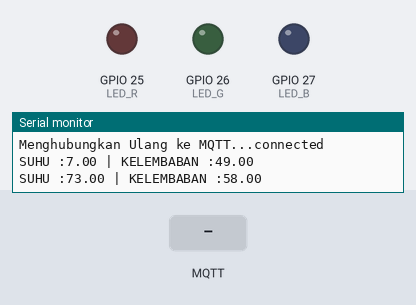
A sketch run on a simulated ESP32. On the bench: output pins drawn as LEDs (lit = HIGH), the last lines printed to the serial monitor. Inputs (shaded band) come from the test bench. WiFi joins after 1.5 s; servers stay silent unless stated; random numbers use the default seed unless the sketch sets one; no MQTT or app messages arrive unless stated.

Above: at 2.7 s.
2.8 s: MQTT message "on" arrives on the first subscribed topic
At 3.1 s:
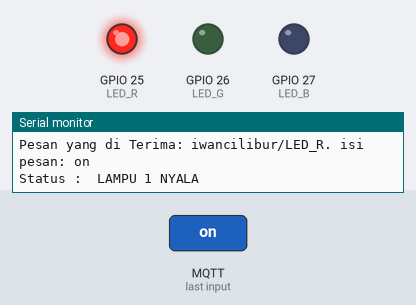
4.3 s: MQTT message "on" arrives on the second subscribed topic
At 5.5 s:
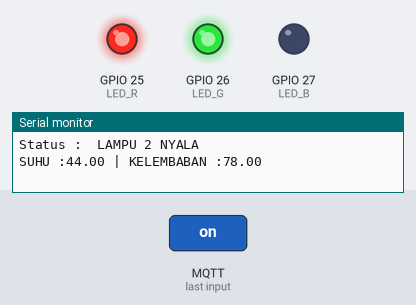
5.8 s: MQTT message "off" arrives on the first subscribed topic
At 6.6 s:
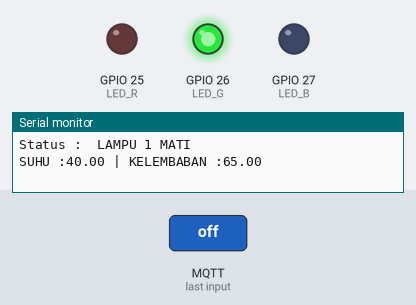
7.3 s: MQTT message "on" arrives on the third subscribed topic
At 7.8 s:
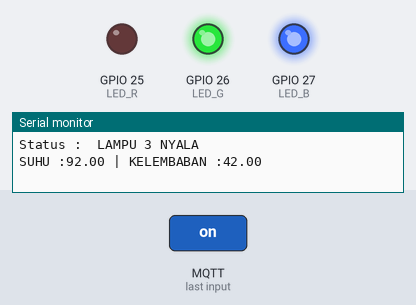
8.8 s: MQTT message "off" arrives on the second subscribed topic
At 10.0 s:
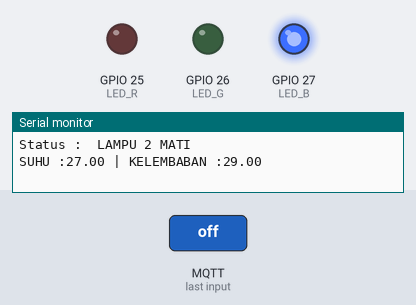
10.3 s: MQTT message "on" arrives on the first subscribed topic
At 11.2 s:
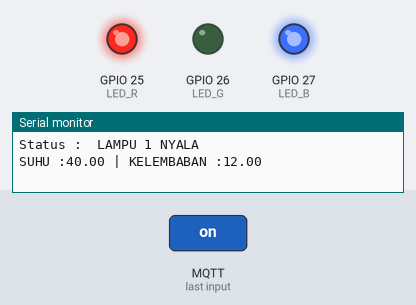
Timing chart, 0 to 12.8 s (numbered marks = the images above; inputs shaded):
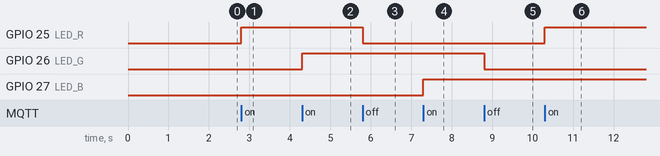

The sketch:

ESP32_PUB_and_SUB.ino
```cpp
#include <WiFi.h>
#include <PubSubClient.h>
#include <DHT.h>

//KONFIGURASI SSID & PASSWORD DAN SETTING SERVER MQTT BROKER
const char* ssid          = "delameta";
const char* password      = "bilano1407";
//const char* mqtt_server   = "iwancilibur.ip-dynamic.com"; // MQTT Broker pubic (iwancilibur.ip-dynamic.com)
const char* mqtt_server   = "broker.hivemq.com"; // MQTT Broker pubic (iwancilibur.ip-dynamic.com)
      char* clientid      = "iwanciliburDevice02";

//INISIALISASI PIN
int LED_R=25;
int LED_G=26;
int LED_B=27;

#define DHTTYPE DHT11
#define DHTPIN  2
DHT dht(DHTPIN, DHTTYPE);

WiFiClient espClient;
PubSubClient client(espClient);

int waktu_sebelumnya = 0;

void setup() {
  Serial.begin(115200);
  setup_wifi();
  dht.begin();
  pinMode(LED_R, OUTPUT);     // Initialize the LED pin as an output
  pinMode(LED_G, OUTPUT);
  pinMode(LED_B, OUTPUT);
  client.setServer(mqtt_server, 1883);
  client.setCallback(callback);
}


void callback(char *Topic, byte *message, unsigned int length)
{
  Serial.print("Pesan yang di Terima: ");
  Serial.print(Topic);
  Serial.print(". isi pesan: ");

  String messageTemp;
  for (int i = 0; i < length; i++) {
    Serial.print((char)message[i]);
    messageTemp += (char)message[i];
  }
  Serial.println();

  //Jika topic "iwancilibur/LED_R" menerima pesan "on" maka Relay HIGH (Menyala), jika "off" maka Relay LOW (Mati)
  if (String(Topic) == "iwancilibur/LED_R") {
    Serial.print("Status :  ");
    if(messageTemp =="on"){
      digitalWrite(LED_R, HIGH);
      Serial.println("LAMPU 1 NYALA");
    }else if(messageTemp =="off"){
      digitalWrite(LED_R, LOW);
      Serial.println("LAMPU 1 MATI");
  }
  }

  //Jika topic "iwancilibur/LED_G" menerima pesan "on" maka Relay HIGH (Menyala), jika "off" maka Relay LOW (Mati)
  if (String(Topic) == "iwancilibur/LED_G") {
    Serial.print("Status :  ");
    if(messageTemp =="on"){
      digitalWrite(LED_G, HIGH);
      Serial.println("LAMPU 2 NYALA");
    }else if(messageTemp =="off"){
      digitalWrite(LED_G, LOW);
      Serial.println("LAMPU 2 MATI");
  }
  }

  //Jika topic "iwancilibur/LED_B" menerima pesan "on" maka Relay HIGH (Menyala), jika "off" maka Relay LOW (Mati)
  if (String(Topic) == "iwancilibur/LED_B") {
    Serial.print("Status :  ");
    if(messageTemp =="on"){
      digitalWrite(LED_B, HIGH);
      Serial.println("LAMPU 3 NYALA");
    }else if(messageTemp =="off"){
      digitalWrite(LED_B, LOW);
      Serial.println("LAMPU 3 MATI");
  }
  }
}

void loop() {

  if (!client.connected()) {
    reconnect();
  }
    client.loop();
    //delay(100);

    unsigned long waktu_sekarang = millis();
    if(waktu_sekarang - waktu_sebelumnya >= 1000){
        waktu_sebelumnya = waktu_sekarang;
    //BACA DATA
    //float dataSUHU = dht.readTemperature();
    //float dataKELEMBABAN = dht.readHumidity();
    float dataSUHU = random(0,100);
    float dataKELEMBABAN = random(0,100);

    //POST TO SERIAL
    Serial.print("SUHU :");Serial.print(dataSUHU);
    Serial.print(" | KELEMBABAN :");Serial.print(dataKELEMBABAN);
    Serial.println(); //UNTUK ENTER

    //POST TO MQTT
    client.publish("iwancilibur/suhu", String(dataSUHU).c_str()); //Nama Topic harus Unix (tidak boleh sama)
    client.publish("iwancilibur/kelembaban", String(dataKELEMBABAN).c_str());//Nama Topic harus Unix (tidak boleh sama)
    }

}


void setup_wifi() {

  delay(10);
  // We start by connecting to a WiFi network
  Serial.println();
  Serial.print("Connecting to ");
  Serial.println(ssid);

  WiFi.begin(ssid, password);

  while (WiFi.status() != WL_CONNECTED) {
    delay(500);
    Serial.print(".");
  }

  Serial.println("");
  Serial.println("WiFi connected");
  Serial.println("IP address: ");
  Serial.println(WiFi.localIP());
}

void reconnect() {
  // Loop until we're reconnected
  while (!client.connected()) {
    Serial.print("Menghubungkan Ulang ke MQTT...");
    // AtsuhuPublisht to connect
    if (client.connect(clientid)) {
      Serial.println("connected");
      client.subscribe("iwancilibur/LED_R");
      client.subscribe("iwancilibur/LED_G");
      client.subscribe("iwancilibur/LED_B");
      // Once connected, publish an announcement...
    } else {
      Serial.print("failed, rc=");
      Serial.print(client.state());
      Serial.println(" try again in 5 seconds");
      // Wait 5 seconds before retrying
      delay(5000);
    }
  }
}
```

Measured:
- after the input at 2.8 s, GPIO 25 (LED_R): LOW → HIGH at once
- after the input at 4.3 s, GPIO 26 (LED_G): LOW → HIGH at once
- after the input at 5.8 s, GPIO 25 (LED_R): HIGH → LOW at once
- after the input at 7.3 s, GPIO 27 (LED_B): LOW → HIGH at once
- after the input at 8.8 s, GPIO 26 (LED_G): HIGH → LOW at once
- after the input at 10.3 s, GPIO 25 (LED_R): LOW → HIGH at once
